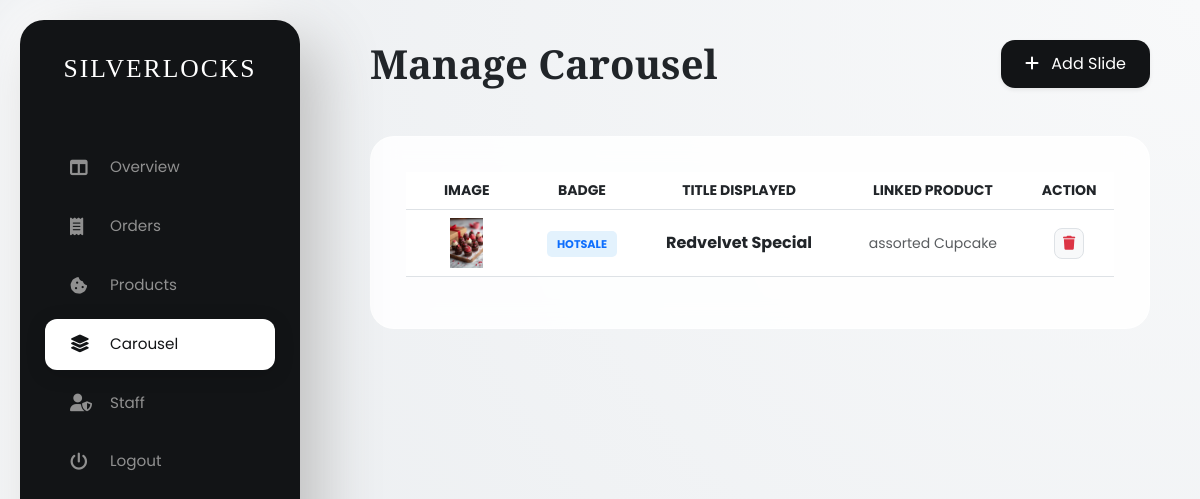
Screenshot of /admin_carousel.php with the database file from the repository.
### tables this page shows
CREATE TABLE `carousel` (
  `id` int(11) NOT NULL,
  `product_id` int(11) NOT NULL,
  `badge_text` varchar(255) DEFAULT NULL,
  `hero_title` varchar(255) DEFAULT NULL,
  `description` text DEFAULT NULL,
  `created_at` timestamp NOT NULL DEFAULT current_timestamp()
);

CREATE TABLE `products` (
  `id` int(11) NOT NULL,
  `name` varchar(255) NOT NULL,
  `category` varchar(100) NOT NULL,
  `price` decimal(10,2) NOT NULL,
  `stock` int(11) NOT NULL,
  `description` text DEFAULT NULL,
  `image` varchar(255) NOT NULL,
  `created_at` timestamp NOT NULL DEFAULT current_timestamp()
);

### admin_carousel.php (the view, shortened to what this page needs)
<?php
include('includes/db_connect.php');
$query = "SELECT c.*, p.name as p_name, p.image as p_image
          FROM carousel c
          JOIN products p ON c.product_id = p.id
          ORDER BY c.created_at DESC";
$result = mysqli_query($conn, $query);
?>
<!DOCTYPE html>
<html lang="en">
<head>
    <link href="https://cdn.jsdelivr.net/npm/bootstrap@5.3.0/dist/css/bootstrap.min.css" rel="stylesheet">
    <link rel="stylesheet" href="https://cdnjs.cloudflare.com/ajax/libs/font-awesome/6.4.0/css/all.min.css">
</head>
<body>
    <aside class="sidebar">
        <div class="sidebar-brand">SILVERLOCKS</div>
        <nav class="nav flex-column">
            <a class="nav-link" href="admin_dashboard.php"><i class="fas fa-columns"></i> Overview</a>
            <a class="nav-link" href="admin_orders.php"><i class="fas fa-receipt"></i> Orders</a>
            <a class="nav-link" href="admin_products.php"><i class="fas fa-cookie-bite"></i> Products</a>
            <a class="nav-link active" href="admin_carousel.php"><i class="fas fa-layer-group"></i> Carousel</a>
            <a class="nav-link" href="admin_users.php"><i class="fas fa-user-shield"></i> Staff</a>
            <div class="mt-auto">
                <a class="nav-link text-danger" href="javascript:void(0);" data-bs-toggle="modal" data-bs-target="#logoutModal">
                    <i class="fas fa-power-off"></i> Logout
                </a>
            </div>
        </nav>
    </aside>
    <main class="main-content">
        <div class="d-flex justify-content-between align-items-center mb-5">
            <h1 class="fw-bold m-0" style="font-family: 'Playfair Display'; font-size: 2.5rem;">Manage Carousel</h1>
            <a href="admin_add_carousel.php" class="btn-add shadow-sm"><i class="fas fa-plus me-2"></i> Add Slide</a>
        </div>
        <div class="glass-card">
            <div class="table-responsive">
                <table class="table align-middle text-center">
                    <thead class="text-secondary small text-uppercase">
                        <tr><th>Image</th><th>Badge</th><th>Title Displayed</th><th>Linked Product</th><th>Action</th></tr>
                    </thead>
                    <tbody>
                        <?php while($row = mysqli_fetch_assoc($result)): ?>
                        <tr>
                            <td><img src="uploads/<?php echo $row['p_image']; ?>" class="carousel-thumb"></td>
                            <td><span class="badge-blue"><?php echo $row['badge_text']; ?></span></td>
                            <td class="fw-bold"><?php echo $row['hero_title']; ?></td>
                            <td class="text-muted small"><?php echo $row['p_name']; ?></td>
                            <td>
                                <a href="delete_carousel.php?id=<?php echo $row['id']; ?>" class="btn btn-sm btn-light border text-danger rounded-3" onclick="return confirm('Remove this slide?')">
                                    <i class="fas fa-trash"></i>
                                </a>
                            </td>
                        </tr>
                        <?php endwhile; ?>
                    </tbody>
                </table>
            </div>
        </div>
    </main>
</body>
</html>

### admin_carousel.php (style rules this page uses)
:root { --glass-bg: rgba(255, 255, 255, 0.85); --sidebar-dark: #121416; }
body { font-family: 'Poppins', sans-serif; background: radial-gradient(circle at top right, #f8f9fa, #e9ecef); min-height: 100vh; margin: 0; display: flex; }
.sidebar { width: 280px; height: 95vh; background: var(--sidebar-dark); position: fixed; left: 20px; top: 2.5vh; border-radius: 24px; color: white; z-index: 1000; box-shadow: 20px 20px 60px #bebebe, -20px -20px 60px #ffffff; display: flex; flex-direction: column; padding: 30px 10px; }
.sidebar-brand { font-family: 'Playfair Display', serif; font-size: 1.6rem; text-align: center; color: white; text-decoration: none; margin-bottom: 50px; letter-spacing: 2px; }
.nav-link { color: #909090 !important; padding: 14px 25px; margin: 4px 15px; border-radius: 12px; display: flex; align-items: center; gap: 15px; transition: all 0.3s cubic-bezier(0.4, 0, 0.2, 1); font-size: 0.95rem; }
.nav-link i { font-size: 1.1rem; width: 25px; }
.nav-link.active { background: #ffffff; color: var(--sidebar-dark) !important; box-shadow: 0 4px 20px rgba(0,0,0,0.15); }
.main-content { margin-left: 320px; padding: 40px 50px; flex-grow: 1; }
.glass-card { background: var(--glass-bg); backdrop-filter: blur(12px); border-radius: 24px; padding: 35px; border: 1px solid rgba(255, 255, 255, 0.5); }
.carousel-thumb { width: 80px; height: 50px; object-fit: contain; border-radius: 8px; }
.badge-blue { background: #e3f2fd; color: #0d6efd; font-weight: 700; font-size: 0.7rem; padding: 5px 10px; border-radius: 5px; text-transform: uppercase; }
.btn-add { background: var(--sidebar-dark); border: none; border-radius: 14px; padding: 12px 24px; color: #fff; text-decoration: none; }

### rows the page displays
carousel: product.image (picture), badge_text "HOTSALE", hero_title "Redvelvet Special", product.name "assorted Cupcake"
